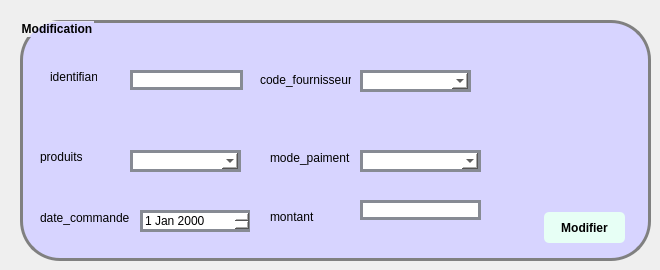
            <widget class="QWidget" name="tab_17">
             <attribute name="title">
              <string>Modifier_commande</string>
             </attribute>
             <widget class="QGroupBox" name="groupBox_13">
              <property name="geometry">
               <rect>
                <x>20</x>
                <y>20</y>
                <width>631</width>
                <height>241</height>
               </rect>
              </property>
              <property name="styleSheet">
               <string notr="true">QGroupBox {
padding: 5px;
border-radius: 5px;
font-weight: bold;
border: 3px solid gray;
border-radius: 40px;
background: #d7d4ff;
}</string>
              </property>
              <property name="title">
               <string>Modification</string>
              </property>
              <widget class="QLabel" name="label_48">
               <property name="geometry">
                <rect>
                 <x>30</x>
                 <y>50</y>
                 <width>47</width>
                 <height>13</height>
                </rect>
               </property>
               <property name="text">
                <string>identifiant</string>
               </property>
              </widget>
              <widget class="QLabel" name="label_49">
               <property name="geometry">
                <rect>
                 <x>20</x>
                 <y>130</y>
                 <width>47</width>
                 <height>13</height>
                </rect>
               </property>
               <property name="text">
                <string>produits</string>
               </property>
              </widget>
              <widget class="QLabel" name="label_50">
               <property name="geometry">
                <rect>
                 <x>20</x>
                 <y>190</y>
                 <width>91</width>
                 <height>16</height>
                </rect>
               </property>
               <property name="text">
                <string>date_commande</string>
               </property>
              </widget>
              <widget class="QLabel" name="label_51">
               <property name="geometry">
                <rect>
                 <x>250</x>
                 <y>130</y>
                 <width>91</width>
                 <height>16</height>
                </rect>
               </property>
               <property name="text">
                <string>mode_paiment</string>
               </property>
              </widget>
              <widget class="QLabel" name="label_52">
               <property name="geometry">
                <rect>
                 <x>250</x>
                 <y>190</y>
                 <width>47</width>
                 <height>13</height>
                </rect>
               </property>
               <property name="text">
                <string>montant</string>
               </property>
              </widget>
              <widget class="QLineEdit" name="id_m">
               <property name="geometry">
                <rect>
                 <x>110</x>
                 <y>50</y>
                 <width>113</width>
                 <height>20</height>
                </rect>
               </property>
               <property name="styleSheet">
                <string notr="true">QLineEdit {
	font: 75 8pt &quot;MS Shell Dlg 2&quot;;
border: 3px solid #878b94;
border-radius: 40pxt;
background: white;
}</string>
               </property>
              </widget>
              <widget class="QLineEdit" name="montant_m">
               <property name="geometry">
                <rect>
                 <x>340</x>
                 <y>180</y>
                 <width>121</width>
                 <height>20</height>
                </rect>
               </property>
               <property name="styleSheet">
                <string notr="true">QLineEdit {
	font: 75 8pt &quot;MS Shell Dlg 2&quot;;
border: 3px solid #878b94;
border-radius: 40pxt;
background: white;
}</string>
               </property>
              </widget>
              <widget class="QPushButton" name="pb_modifier_2">
               <property name="geometry">
                <rect>
                 <x>524</x>
                 <y>192</y>
                 <width>81</width>
                 <height>31</height>
                </rect>
               </property>
               <property name="styleSheet">
                <string notr="true">QPushButton {
padding: 5px;
border-radius: 5px;
background-color:#e7fff5;
font-weight: bold;
}
QPushButton:hover
{
color :white;
}</string>
               </property>
               <property name="text">
                <string>Modifier</string>
               </property>
              </widget>
              <widget class="QLabel" name="label_53">
               <property name="geometry">
                <rect>
                 <x>240</x>
                 <y>50</y>
                 <width>91</width>
                 <height>20</height>
                </rect>
               </property>
               <property name="text">
                <string>code_fournisseur</string>
               </property>
              </widget>
              <widget class="QComboBox" name="comboBoxchercher_3">
               <property name="geometry">
                <rect>
                 <x>340</x>
                 <y>50</y>
                 <width>111</width>
                 <height>22</height>
                </rect>
               </property>
               <property name="styleSheet">
                <string notr="true">QComboBox {
	font: 75 8pt &quot;MS Shell Dlg 2&quot;;
border: 3px solid #878b94;
border-radius: 40pxt;
background: white;
}</string>
               </property>
              </widget>
              <widget class="QComboBox" name="comboBox_pm">
               <property name="geometry">
                <rect>
                 <x>110</x>
                 <y>130</y>
                 <width>111</width>
                 <height>22</height>
                </rect>
               </property>
               <property name="styleSheet">
                <string notr="true">QComboBox {
	font: 75 8pt &quot;MS Shell Dlg 2&quot;;
border: 3px solid #878b94;
border-radius: 40pxt;
background: white;
}</string>
               </property>
              </widget>
              <widget class="QComboBox" name="comboBox_mpm">
               <property name="geometry">
                <rect>
                 <x>340</x>
                 <y>130</y>
                 <width>121</width>
                 <height>22</height>
                </rect>
               </property>
               <property name="styleSheet">
                <string notr="true">QComboBox {
	font: 75 8pt &quot;MS Shell Dlg 2&quot;;
border: 3px solid #878b94;
border-radius: 40pxt;
background: white;
}</string>
               </property>
              </widget>
              <widget class="QDateEdit" name="date_m">
               <property name="geometry">
                <rect>
                 <x>120</x>
                 <y>190</y>
                 <width>110</width>
                 <height>22</height>
                </rect>
               </property>
               <property name="styleSheet">
                <string notr="true">QDateEdit {
	font: 75 8pt &quot;MS Shell Dlg 2&quot;;
border: 3px solid #878b94;
border-radius: 40pxt;
background: white;
}</string>
               </property>
              </widget>
             </widget>
            </widget>
